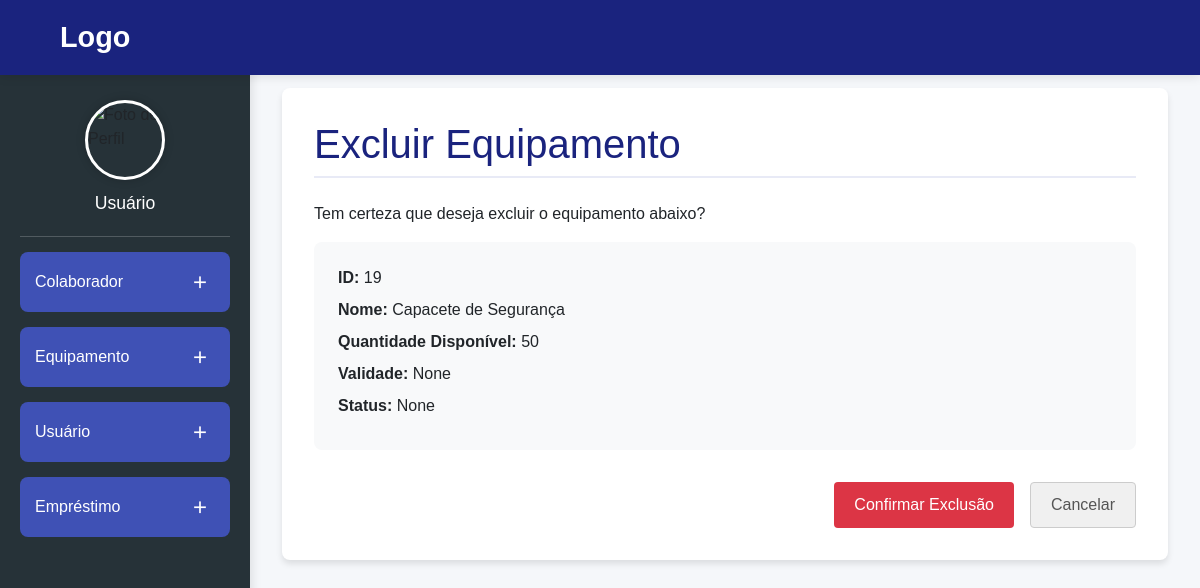
Page /equipamentos/19/excluir/ on the committed database.
### epi_management/models.py (models this page shows, shortened)
class Equipamento(models.Model):
    nome = models.CharField(max_length=100)
    quantidade_disponivel = models.IntegerField()
    validade = models.DateField(null=True, blank=True)
    status = models.ForeignKey(StatusEquipamento, on_delete=models.SET_NULL, null=True)

### epi_management/views.py (the view)
# urls.py: path('equipamentos/<int:pk>/excluir/', views.equipamentos_excluir, name='equipamentos_excluir'),
def equipamentos_excluir(request, pk):
    equipamento = get_object_or_404(Equipamento, pk=pk)
    if request.method == 'POST':
        equipamento.delete()
        return redirect('equipamentos_lista')
    return render(request, 'equipamentos_excluir.html', {'equipamento': equipamento})

### epi_management/templates/equipamentos_excluir.html (shortened to what this page needs)
{% extends 'base.html' %}
{% block content %}
<div class="main-container">
    <h1 class="page-title">Excluir Equipamento</h1>
    <p>Tem certeza que deseja excluir o equipamento abaixo?</p>
    <div class="confirmation-details">
        <p><strong>ID:</strong> {{ equipamento.id }}</p>
        <p><strong>Nome:</strong> {{ equipamento.nome }}</p>
        <p><strong>Quantidade Disponível:</strong> {{ equipamento.quantidade_disponivel }}</p>
        <p><strong>Validade:</strong> {{ equipamento.validade }}</p>
        <p><strong>Status:</strong> {{ equipamento.status }}</p>
    </div>
    <form method="post">
        <div class="form-actions">
            <button type="submit" class="btn btn-danger">Confirmar Exclusão</button>
            <a href="{% url 'equipamentos_lista' %}" class="btn btn-secondary">Cancelar</a>
        </div>
    </form>
</div>
{% endblock %}

### static/CSS/base.css (style rules this page uses)
* { margin: 0; padding: 0; box-sizing: border-box; font-family: 'Poppins', sans-serif; }
body { min-height: 100vh; background-color: #f5f7fa; position: relative; }
.main-container { background-color: #fff; padding: 2rem; border-radius: 8px; box-shadow: 0 4px 6px rgba(0, 0, 0, 0.1); }
.page-title { color: #1A237E; margin-bottom: 1.5rem; padding-bottom: 0.5rem; border-bottom: 2px solid #E8EAF6; }
.form-actions { margin-top: 2rem; display: flex; justify-content: flex-end; gap: 1rem; }
.btn { padding: 10px 20px; border-radius: 4px; text-decoration: none; font-weight: 500; transition: all 0.3s; border: none; cursor: pointer; font-size: 1rem; display: inline-block; text-align: center; }
.btn-secondary { color: #555; background-color: #f0f0f0; border: 1px solid #ccc; }
.btn-danger { color: #fff; background-color: #dc3545; }
.confirmation-details { background-color: #f8f9fa; padding: 1.5rem; border-radius: 8px; margin-bottom: 1.5rem; }
.confirmation-details p { margin-bottom: 0.5rem; }

### rows in the picture
Equipamento: id "19", nome "Capacete de Segurança", quantidade_disponivel "50", validade "None", status "None"

### other values in the picture
{{ user.nome|default:"Usuário" }} "Usuário"
